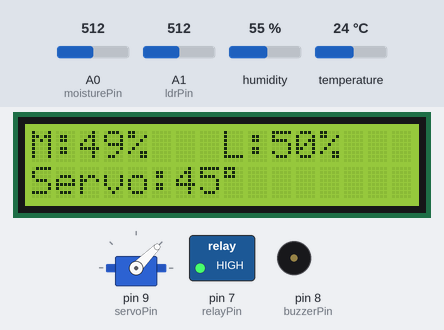
The sketch below on a simulated Arduino Uno, built with avr-gcc and run on an emulated ATmega328P. On the bench: servo, 16×2 character LCD, switched loads named in the sketch (green lamp = pin HIGH), buzzer (waves = sounding, pin HIGH). The inputs (shaded band) are chosen by the test bench; at power-on: A1 (ldrPin) = 512, humidity 55 %, A0 (moisturePin) = 512, temperature 24 °C. EEPROM starts erased; what the sketch prints to the serial monitor is not drawn.

Above: at 3.7 s.
3.8 s: A1 (ldrPin) set to 306
At 5.4 s:
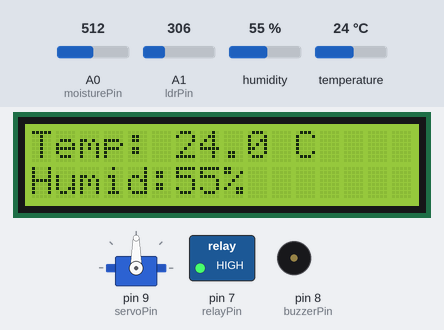
9.5 s: A1 (ldrPin) set to 510
At 13.0 s:
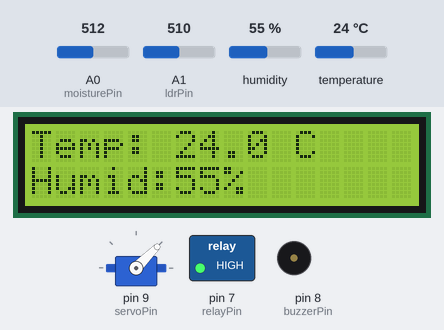
13.5 s: humidity set to 22 %
At 15.79 s:
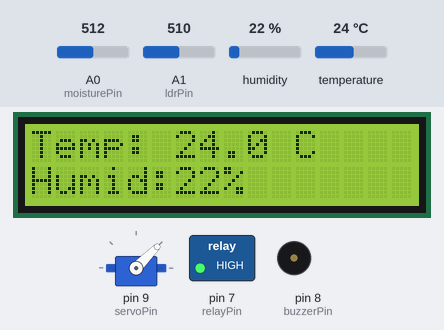
17.5 s: A0 (moisturePin) set to 490
At 18.7 s:
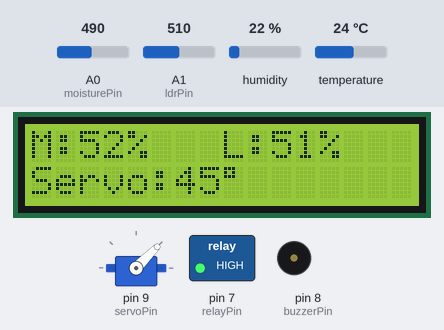
21.5 s: A1 (ldrPin) set to 716
At 24.7 s:
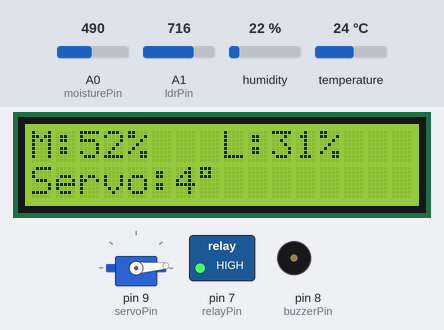
25.5 s: humidity set to 78 %
At 31.1 s:
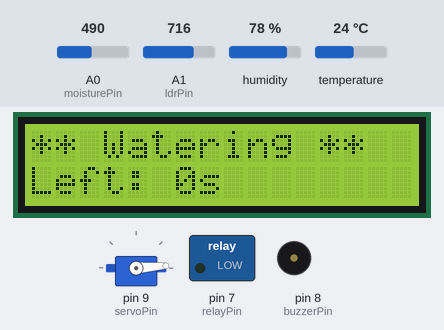
31.3 s: humidity set to 81 %
Timing chart, 0 to 34.3 s (numbered marks = the images above; inputs shaded):
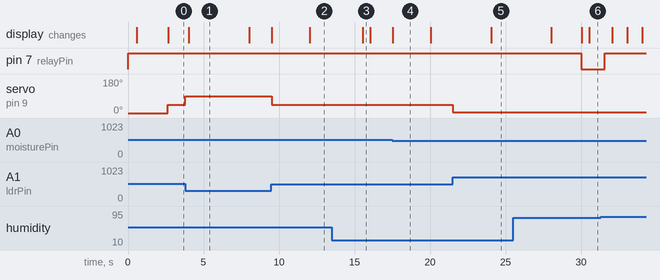

The sketch:

Arduino4_FUZZY-V4_.ino
```cpp
// =====================================================================
//   SMART PLANT CARE ROBOT  -  v4 (IMPROVED)
//   Target board : Arduino Uno  (ATmega328P, 32KB flash, 2KB RAM)
// =====================================================================
//
//  Hardware:
//    A0  - Soil moisture sensor (analog)
//    A1  - LDR light sensor (analog)
//    D4  - AM2302 / DHT22 (temperature & humidity)
//    D7  - Relay  (water pump, ACTIVE-LOW module)
//    D8  - Buzzer (alarm)
//    D9  - Servo  (polarized shading sheets)
//    A4  - I2C SDA  (LCD 16x2 @ 0x27)
//    A5  - I2C SCL  (LCD 16x2 @ 0x27)
//
//  Improvements over v3:
//    [1] Safe relay state at boot (no false pump trigger)
//    [2] Watchdog timer (auto-recovers from hangs)
//    [3] Realistic 3-min verify timeout (soil response time)
//    [4] Flicker-free LCD (clears only on screen change)
//    [5] EEPROM persistence (failure count survives power loss)
//    [6] Servo detach option for power saving
//    [7] Variance-based moisture-sensor disconnection detection
//    [8] Pump safety ceiling (8 s) decoupled from long pulse (5 s)
//    [9] No blocking delay() inside sensor averaging
//   [10] Robust fuzzy zero-handling
//   [11] Dynamic baseline tracking during alarm
//   [12] Negative-rise display clamped on LCD
// =====================================================================

#include <Wire.h>
#include <LiquidCrystal_I2C.h>
#include <Servo.h>
#include <AM2302-Sensor.h>
#include <EEPROM.h>
#include <avr/wdt.h>

// ======================== PIN MAP ====================================
const int  moisturePin = A0;
const int  ldrPin      = A1;
const int  relayPin    = 7;
const int  buzzerPin   = 8;
const int  servoPin    = 9;
constexpr uint8_t dhtPin = 4;

// ======================== TUNABLE CONSTANTS ==========================
// Pump pulse lengths (fuzzy outputs)
const int PUMP_SHORT_MS              = 1500;
const int PUMP_MED_MS                = 3000;
const int PUMP_LONG_MS               = 5000;
const int PUMP_MIN_TRIGGER_MS        = 500;
const int PUMP_MAX_SAFETY_MS         = 8000;     // hard ceiling, > LONG
const unsigned long PUMP_COOLDOWN_MS = 30000UL;

// Failure detection
const unsigned long VERIFY_TIMEOUT_MS = 180000UL; // 3 min - real soil response
const int MOISTURE_RISE_THRESHOLD     = 5;
const int ALARM_AUTO_CLEAR_RISE       = 15;
const int MAX_CONSECUTIVE_FAILURES    = 2;

// Sampling & timing
const int  SENSOR_SAMPLES                  = 5;
const unsigned long DHT_INTERVAL_MS        = 2500UL;
const unsigned long SCREEN_INTERVAL_MS     = 4000UL;
const unsigned long DEBUG_INTERVAL_MS      = 2000UL;
const unsigned long LCD_REFRESH_MS         = 500UL;
const unsigned long EEPROM_THROTTLE_MS     = 60000UL;
const unsigned long ALARM_BASELINE_REFRESH = 30000UL;

// Disconnection detection thresholds
const int MOISTURE_RAW_MIN  = 5;
const int MOISTURE_RAW_MAX  = 1020;
const int MOISTURE_VAR_MIN  = 1;       // dead-flat = floating pin

// Humidity factors
const float H_FACTOR_DRY    = 1.3f;
const float H_FACTOR_NORMAL = 1.0f;
const float H_FACTOR_HUMID  = 0.5f;

// EEPROM layout
const int  EE_ADDR_MAGIC = 0;
const int  EE_ADDR_FAILS = 1;
const byte EE_MAGIC      = 0xA7;

// ======================== GLOBALS ====================================
AM2302::AM2302_Sensor am2302(dhtPin);
Servo               myServo;
LiquidCrystal_I2C   lcd(0x27, 16, 2);

enum PumpState { PUMP_IDLE, PUMP_RUNNING, PUMP_VERIFYING, PUMP_ALARM };
PumpState pumpState = PUMP_IDLE;

unsigned long pumpStartTime    = 0;
unsigned long pumpFinishTime   = 0;
unsigned long pumpDurationMs   = 0;
unsigned long lastPumpTime     = 0;
unsigned long lastEepromSave   = 0;
unsigned long lastBaselineRef  = 0;

int  moistureBeforePump  = 0;
int  consecutiveFailures = 0;

int   moisturePercent = 0;
int   lightPercent    = 0;
float temperature     = 0;
float humidity        = 0;
bool  dhtOK           = false;
bool  moistureOK      = true;

unsigned long lastDhtRead      = 0;
unsigned long lastDebugPrint   = 0;
unsigned long lastScreenSwitch = 0;
unsigned long lastLcdRefresh   = 0;
bool  showTempScreen           = false;
int   lastServoAngle           = -1;

// LCD screen tracker -> drives flicker-free updates
enum Screen { SCR_NONE, SCR_NORMAL, SCR_WATERING, SCR_VERIFY, SCR_ALARM };
Screen currentScreen = SCR_NONE;
bool   alarmBlinkPhase = false;

// ======================== FUZZY HELPERS ==============================
float triangle(float x, float a, float b, float c) {
  if (x <= a || x >= c) return 0;
  if (x < b)  return (x - a) / (b - a);
  return (c - x) / (c - b);
}

float trapezoid(float x, float a, float b, float c, float d) {
  if (x <= a || x >= d) return 0;
  if (x >= b && x <= c) return 1;
  if (x < b)  return (x - a) / (b - a);
  return (d - x) / (d - c);
}

// ======================== SENSOR READING =============================
//  Returns avg + spread.  spread = (max - min) over the samples.
//  A real analog sensor always shows >=1 LSB of noise; spread of 0
//  combined with a stuck rail is a strong sign the pin is floating.
struct AnalogStat { int avg; int spread; };

AnalogStat readAnalogAvg(int pin) {
  long sum = 0;
  int  mn = 1023, mx = 0;
  for (int i = 0; i < SENSOR_SAMPLES; i++) {
    int v = analogRead(pin);
    sum += v;
    if (v < mn) mn = v;
    if (v > mx) mx = v;
  }
  AnalogStat s;
  s.avg    = (int)(sum / SENSOR_SAMPLES);
  s.spread = mx - mn;
  return s;
}

// ======================== FUZZY PUMP DURATION ========================
int fuzzyPumpDuration(int moisture, float temp, float airHumidity) {
  // Moisture
  float m_dry    = trapezoid(moisture, 0, 0, 20, 40);
  float m_normal = triangle (moisture, 30, 50, 70);
  float m_wet    = trapezoid(moisture, 60, 80, 100, 100);

  // Temperature
  float t_cold = trapezoid(temp, 0, 0, 18, 25);
  float t_warm = triangle (temp, 22, 28, 34);
  float t_hot  = trapezoid(temp, 30, 35, 50, 50);

  // Rules
  float off    = m_wet;
  float shortP = min(m_normal, t_cold);
  float medP   = max(min(m_dry, t_cold), min(m_normal, t_warm));
  float longP  = max(min(m_dry, t_warm), min(m_dry, t_hot));

  float num = shortP * PUMP_SHORT_MS + medP * PUMP_MED_MS + longP * PUMP_LONG_MS;
  float den = off + shortP + medP + longP;
  if (den < 0.001f) return 0;
  float baseTime = num / den;

  // Humidity modifier
  float h_dry    = trapezoid(airHumidity, 0, 0, 30, 50);
  float h_normal = triangle (airHumidity, 40, 60, 80);
  float h_humid  = trapezoid(airHumidity, 70, 90, 100, 100);
  float hSum = h_dry + h_normal + h_humid;
  float hFactor = (hSum > 0.001f)
                  ? (h_dry * H_FACTOR_DRY + h_normal * H_FACTOR_NORMAL
                     + h_humid * H_FACTOR_HUMID) / hSum
                  : 1.0f;

  int result = (int)(baseTime * hFactor);
  return constrain(result, 0, PUMP_MAX_SAFETY_MS);
}

// ======================== FUZZY SERVO ANGLE ==========================
int fuzzyServoAngle(int light) {
  float l_low  = trapezoid(light, 0, 0, 20, 40);
  float l_med  = triangle (light, 30, 50, 70);
  float l_high = trapezoid(light, 60, 80, 100, 100);

  float den = l_low + l_med + l_high;
  if (den < 0.001f) return 0;
  return (int)((l_med * 45 + l_high * 90) / den);
}

// ======================== EEPROM HELPERS =============================
void eepromLoadFails() {
  byte magic = EEPROM.read(EE_ADDR_MAGIC);
  if (magic == EE_MAGIC) {
    consecutiveFailures = EEPROM.read(EE_ADDR_FAILS);
    if (consecutiveFailures > MAX_CONSECUTIVE_FAILURES + 5) consecutiveFailures = 0;
  } else {
    EEPROM.update(EE_ADDR_MAGIC, EE_MAGIC);
    EEPROM.update(EE_ADDR_FAILS, 0);
    consecutiveFailures = 0;
  }
}

void eepromSaveFailsThrottled() {
  unsigned long now = millis();
  if (now - lastEepromSave < EEPROM_THROTTLE_MS) return;
  EEPROM.update(EE_ADDR_FAILS, (byte)consecutiveFailures);
  lastEepromSave = now;
}

// ======================== LCD HELPERS (flicker-free) =================
void lcdEnsureScreen(Screen s) {
  if (currentScreen != s) {
    lcd.clear();
    currentScreen = s;
  }
}

void lcdShowNormal(int servoAngle) {
  lcdEnsureScreen(SCR_NORMAL);
  if (!showTempScreen) {
    lcd.setCursor(0, 0);
    if (moistureOK) {
      lcd.print(F("M:")); lcd.print(moisturePercent); lcd.print(F("%   "));
    } else {
      lcd.print(F("M:ERR  "));
    }
    lcd.setCursor(8, 0);
    lcd.print(F("L:")); lcd.print(lightPercent); lcd.print(F("%  "));
    lcd.setCursor(0, 1);
    lcd.print(F("Servo:")); lcd.print(servoAngle);
    lcd.print((char)223); lcd.print(F("    "));
  } else {
    lcd.setCursor(0, 0);
    if (dhtOK) {
      lcd.print(F("Temp: ")); lcd.print(temperature, 1); lcd.print(F(" C  "));
    } else {
      lcd.print(F("Temp:  ERROR   "));
    }
    lcd.setCursor(0, 1);
    if (dhtOK) {
      lcd.print(F("Humid:")); lcd.print((int)humidity); lcd.print(F("%   "));
    } else {
      lcd.print(F("Humid: ERROR   "));
    }
  }
}

void lcdShowWatering() {
  lcdEnsureScreen(SCR_WATERING);
  lcd.setCursor(0, 0); lcd.print(F("** Watering **  "));
  unsigned long elapsed   = millis() - pumpStartTime;
  unsigned long remaining = (pumpDurationMs > elapsed)
                            ? (pumpDurationMs - elapsed) / 1000UL : 0;
  lcd.setCursor(0, 1);
  lcd.print(F("Left: "));
  lcd.print(remaining); lcd.print(F("s     "));
}

void lcdShowVerifying() {
  lcdEnsureScreen(SCR_VERIFY);
  int rise = moisturePercent - moistureBeforePump;
  if (rise < 0) rise = 0;                              // never show negative
  unsigned long elapsed = millis() - pumpFinishTime;
  unsigned long left    = (VERIFY_TIMEOUT_MS > elapsed)
                          ? (VERIFY_TIMEOUT_MS - elapsed) / 1000UL : 0;
  lcd.setCursor(0, 0); lcd.print(F("Verifying...   "));
  lcd.setCursor(0, 1);
  lcd.print(F("Rise:")); lcd.print(rise);
  lcd.print(F("% "));    lcd.print(left); lcd.print(F("s   "));
}

void lcdShowAlarm() {
  lcdEnsureScreen(SCR_ALARM);
  // Alternate text content with blink, but don't clear() each time
  lcd.setCursor(0, 0);
  if (alarmBlinkPhase) lcd.print(F("!! PUMP FAULT !!"));
  else                 lcd.print(F("No moisture rise"));
  lcd.setCursor(0, 1);
  if (alarmBlinkPhase) lcd.print(F("Check tube/pump "));
  else                 lcd.print(F("after watering. "));
}

// ======================== SERVO ======================================
void updateServo(int angle) {
  if (lastServoAngle < 0 || abs(angle - lastServoAngle) >= 2) {
    myServo.write(angle);
    lastServoAngle = angle;
  }
}

// ======================== PUMP STATE MACHINE =========================
void runPumpStateMachine() {
  unsigned long now = millis();

  switch (pumpState) {

    case PUMP_IDLE: {
      if (!dhtOK || !moistureOK) return;
      int pumpTime = fuzzyPumpDuration(moisturePercent, temperature, humidity);
      bool readyToPump = (now - lastPumpTime) > PUMP_COOLDOWN_MS;

      if (pumpTime >= PUMP_MIN_TRIGGER_MS && readyToPump) {
        moistureBeforePump = moisturePercent;
        pumpDurationMs     = pumpTime;
        pumpStartTime      = now;
        digitalWrite(relayPin, LOW);    // pump ON (active-LOW)
        pumpState = PUMP_RUNNING;
        Serial.print(F("[PUMP] ON for ")); Serial.print(pumpTime);
        Serial.print(F(" ms. Baseline: "));
        Serial.print(moistureBeforePump); Serial.println(F("%"));
      }
      break;
    }

    case PUMP_RUNNING: {
      if (now - lastLcdRefresh > LCD_REFRESH_MS) {
        lcdShowWatering();
        lastLcdRefresh = now;
      }
      // Hard safety: never run longer than the ceiling
      unsigned long maxRun = min(pumpDurationMs, (unsigned long)PUMP_MAX_SAFETY_MS);
      if (now - pumpStartTime >= maxRun) {
        digitalWrite(relayPin, HIGH);   // pump OFF
        pumpFinishTime = now;
        pumpState = PUMP_VERIFYING;
        Serial.println(F("[PUMP] OFF -> verifying"));
      }
      break;
    }

    case PUMP_VERIFYING: {
      if (now - lastLcdRefresh > LCD_REFRESH_MS) {
        lcdShowVerifying();
        lastLcdRefresh = now;
      }
      int rise = moisturePercent - moistureBeforePump;

      // Success
      if (moistureOK && rise >= MOISTURE_RISE_THRESHOLD) {
        Serial.print(F("[OK] Watering OK. Rise: "));
        Serial.print(rise); Serial.println(F("%"));
        consecutiveFailures = 0;
        eepromSaveFailsThrottled();
        lastPumpTime = now;
        pumpState = PUMP_IDLE;
      }
      // Timeout
      else if (now - pumpFinishTime >= VERIFY_TIMEOUT_MS) {
        consecutiveFailures++;
        eepromSaveFailsThrottled();
        Serial.print(F("[FAIL] No rise. Failure #"));
        Serial.println(consecutiveFailures);

        if (consecutiveFailures >= MAX_CONSECUTIVE_FAILURES) {
          pumpState = PUMP_ALARM;
          lastBaselineRef = now;
          Serial.println(F("!!! ALARM: pump/tube fault !!!"));
        } else {
          lastPumpTime = now;          // re-arm cooldown
          pumpState = PUMP_IDLE;
        }
      }
      break;
    }

    case PUMP_ALARM: {
      static unsigned long lastBlink = 0;

      digitalWrite(relayPin, HIGH);    // ensure pump OFF

      // Blink + buzz
      if (now - lastBlink > 500) {
        lastBlink       = now;
        alarmBlinkPhase = !alarmBlinkPhase;
        lcdShowAlarm();
        digitalWrite(buzzerPin, alarmBlinkPhase ? HIGH : LOW);
      }

      // Periodically refresh baseline so a slow drying trend doesn't
      // mask a manual rescue (we want to detect fresh upward jumps).
      if (moistureOK && (now - lastBaselineRef > ALARM_BASELINE_REFRESH)) {
        if (moisturePercent < moistureBeforePump) {
          moistureBeforePump = moisturePercent;
        }
        lastBaselineRef = now;
      }

      // Auto-clear on big rise (manual fix)
      if (moistureOK
          && (moisturePercent - moistureBeforePump >= ALARM_AUTO_CLEAR_RISE)) {
        Serial.println(F("[OK] Alarm cleared - moisture recovered."));
        digitalWrite(buzzerPin, LOW);
        consecutiveFailures = 0;
        eepromSaveFailsThrottled();
        lastPumpTime = now;
        pumpState = PUMP_IDLE;
      }
      break;
    }
  }
}

// ======================== DEBUG ======================================
void printDebug(int servoAngle) {
  Serial.println(F("---------------------------"));
  if (moistureOK) { Serial.print(F("Moisture : ")); Serial.print(moisturePercent); Serial.println(F("%")); }
  else            { Serial.println(F("Moisture : DISCONNECTED")); }
  Serial.print(F("Light    : ")); Serial.print(lightPercent); Serial.println(F("%"));
  if (dhtOK) {
    Serial.print(F("Temp     : ")); Serial.print(temperature); Serial.println(F(" C"));
    Serial.print(F("Humidity : ")); Serial.print(humidity);    Serial.println(F("%"));
  } else {
    Serial.println(F("DHT      : ERROR"));
  }
  Serial.print(F("Servo    : ")); Serial.print(servoAngle); Serial.println(F(" deg"));

  const __FlashStringHelper* st;
  switch (pumpState) {
    case PUMP_IDLE:      st = F("IDLE");      break;
    case PUMP_RUNNING:   st = F("RUNNING");   break;
    case PUMP_VERIFYING: st = F("VERIFYING"); break;
    case PUMP_ALARM:     st = F("ALARM");     break;
    default:             st = F("?");         break;
  }
  Serial.print(F("State    : ")); Serial.println(st);
  Serial.print(F("Failures : ")); Serial.println(consecutiveFailures);
}

// ======================== SETUP ======================================
void setup() {
  Serial.begin(9600);

  // [SAFETY] Drive HIGH BEFORE setting OUTPUT, so the pin asserts the
  //          OFF level (active-LOW relay) the instant it becomes output.
  digitalWrite(relayPin, HIGH);
  pinMode(relayPin, OUTPUT);
  digitalWrite(relayPin, HIGH);

  digitalWrite(buzzerPin, LOW);
  pinMode(buzzerPin, OUTPUT);
  digitalWrite(buzzerPin, LOW);

  myServo.attach(servoPin);
  myServo.write(0);
  delay(500);

  lcd.init();
  lcd.backlight();
  lcd.setCursor(0, 0); lcd.print(F("Smart Plant Care"));
  lcd.setCursor(0, 1); lcd.print(F("AI Fuzzy v4"));
  delay(2000);
  lcd.clear();
  currentScreen = SCR_NONE;

  am2302.begin();
  eepromLoadFails();

  // Watchdog: 8 s window. Hangs longer than that auto-reset the MCU.
  wdt_enable(WDTO_8S);

  Serial.println(F("System started (v4)."));
  Serial.print  (F("Loaded fail count: "));
  Serial.println(consecutiveFailures);
}

// ======================== LOOP =======================================
void loop() {
  wdt_reset();                                  // pet the dog every loop
  unsigned long now = millis();

  // 1) DHT every 2.5 s (sensor protocol minimum)
  if (now - lastDhtRead >= DHT_INTERVAL_MS) {
    am2302.read();
    temperature = am2302.get_Temperature();
    humidity    = am2302.get_Humidity();
    dhtOK       = !isnan(temperature) && !isnan(humidity)
                  && temperature > -40 && temperature < 80
                  && humidity    >= 0  && humidity    <= 100;
    lastDhtRead = now;
  }

  // 2) Moisture & light
  AnalogStat ms = readAnalogAvg(moisturePin);
  AnalogStat ls = readAnalogAvg(ldrPin);

  // Disconnection: rail-stuck AND no noise -> floating pin
  bool railStuck = (ms.avg < MOISTURE_RAW_MIN) || (ms.avg > MOISTURE_RAW_MAX);
  bool deadFlat  = (ms.spread < MOISTURE_VAR_MIN);
  moistureOK = !(railStuck && deadFlat);

  moisturePercent = constrain(map(ms.avg, 1023, 0,   0, 100), 0, 100);
  lightPercent    = constrain(map(ls.avg,    0, 1023, 100, 0), 0, 100);

  // 3) Servo (fuzzy, with hysteresis)
  int servoAngle = fuzzyServoAngle(lightPercent);
  updateServo(servoAngle);

  // 4) Pump state machine
  runPumpStateMachine();

  // 5) LCD - only when state machine isn't drawing
  if (pumpState == PUMP_IDLE) {
    if (now - lastScreenSwitch > SCREEN_INTERVAL_MS) {
      showTempScreen   = !showTempScreen;
      lastScreenSwitch = now;
      lastLcdRefresh   = now;
      lcdShowNormal(servoAngle);
    } else if (now - lastLcdRefresh > LCD_REFRESH_MS) {
      lcdShowNormal(servoAngle);
      lastLcdRefresh = now;
    }
  }

  // 6) Serial debug
  if (now - lastDebugPrint > DEBUG_INTERVAL_MS) {
    printDebug(servoAngle);
    lastDebugPrint = now;
  }
}
```

Measured:
- after the input at 3.8 s, servo on pin 9 (servoPin): 45° → 90° at once
- after the input at 9.5 s, servo on pin 9 (servoPin): 90° → 45° at once; the display: first changes at once (image 2 shows a later state)
- after the input at 13.5 s, the display: changes after 2.0 s (image 3)
- after the input at 17.5 s, the display: changes at once (image 4)
- after the input at 21.5 s, servo on pin 9 (servoPin): 45° → 4° at once; the display: changes after 2.5 s (image 5)
- what the display in image 1 shows lasts 4.0 s, from 4.0 s to 8.0 s
- what the display in image 3 shows lasts 0.5 s, from 15.5 s to 16.0 s
